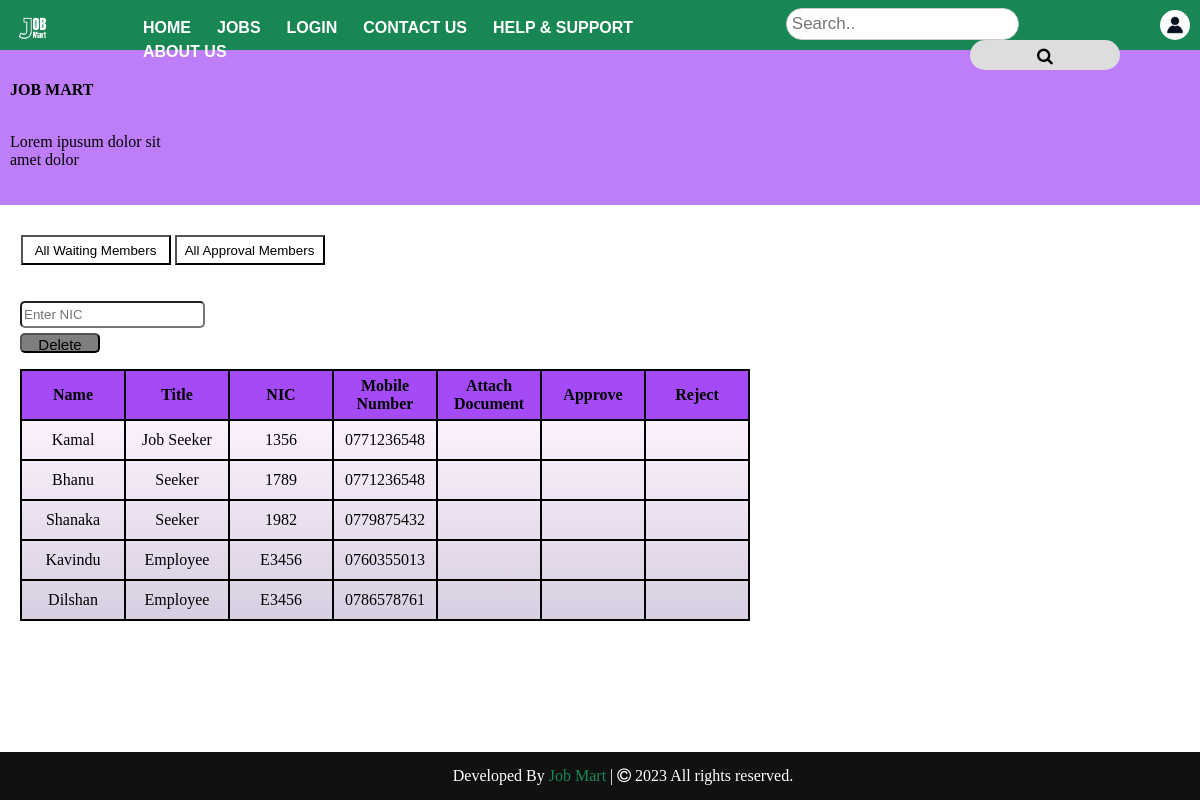
/php/MemberApproval.php, run on the app's committed database.
### tables this page shows
CREATE TABLE `memberapproval` (
  `id` int NOT NULL AUTO_INCREMENT,
  `name` varchar(45) DEFAULT NULL,
  `title` varchar(45) DEFAULT NULL,
  `nic` char(12) DEFAULT NULL,
  `mobileNumber` varchar(45) DEFAULT NULL,
  `attachDocument` varchar(45) DEFAULT NULL,
  `approve` varchar(45) DEFAULT NULL,
  `reject` varchar(45) DEFAULT NULL,
  PRIMARY KEY (`id`)
);

### php/MemberApproval.php (the view, shortened to what this page needs)
<?php
$servername = "localhost";
$username = "root";
$password = "12345";
$database = "job_post";
$dbconn = new mysqli($servername, $username, $password, $database);
$query = "Select * from memberapproval";
$result = $dbconn->query($query);
?>
<html>
<head>
    <link rel="stylesheet" href="https://cdnjs.cloudflare.com/ajax/libs/font-awesome/4.7.0/css/font-awesome.min.css">
    <link rel="stylesheet" href="../CSS/MemberApproval.css">
</head>
<body>
<header>
    <div class="nav-logo">
        <div class="logo">
            <img src="../Images/J%20(4).png" alt="Logo">
        </div>
        <div class="navbar">
            <ul>
                <li><a href="/Users/a.ssaneef/Desktop/IWT homepage/first.html">HOME</a></li>
                <li><a href="#">JOBS</a></li>
                <li><a href="#">LOGIN</a></li>
                <li><a href="#">CONTACT US</a></li>
                <li><a href="#">HELP & SUPPORT</a></li>
                <li><a href="#">ABOUT US</a></li>
            </ul>
        </div>
        <div class="search-bar">
            <form action="/action_page.php">
                <input type="text" placeholder="Search.." name="search">
                <button type="submit"><i class="fa fa-search"></i></button>
            </form>
        </div>
        <div class="user">
            <a href="#"><img src="../Images/user.jpeg" alt="Avatar"></a>
        </div>
    </div>
    <div class="hedder">
        <h4>JOB MART</h4>
        <p>
            Lorem ipusum dolor sit<br>
            amet dolor
        </p>
    </div>
</header>
<article>
    <div class="buttongroup">
        <button class="button1">All Waiting Members</button>
        <button class="button2">All Approval Members</button>
    </div>
    <div class="tb">
        <div class="delete">
            <form action="MemberDelete.php" method="post">
                <input type="text" placeholder="Enter NIC" id="nic" name="nic">
                <br>
                <button class="delete-btn">Delete</button>
            </form>
        </div>
        <table class="table">
            <thead class="thead">
            <tr>
                <th>Name</th>
                <th>Title</th>
                <th>NIC</th>
                <th>Mobile Number</th>
                <th>Attach Document</th>
                <th>Approve</th>
                <th>Reject</th>
            </tr>
            </thead>
            <tbody class="tbody">
            <?php
            if ($result) {
                while ($data = $result->fetch_assoc()) {
                    $name = $data['name'];
                    $title = $data['title'];
                    $nic = $data['nic'];
                    $mobileNumber = $data['mobileNumber'];
                    $attachDocument = $data['attachDocument'];
                    $approve = $data['approve'];
                    $reject = $data['reject'];
                    echo '
                     <tr>
                     <td>' . $name . '</td>
                     <td>' . $title . '</td>
                     <td>' . $nic . '</td>
                     <td>' . $mobileNumber . '</td>
                     <td>' . $attachDocument . '</td>
                     <td>' . $approve . '</td>
                     <td>' . $reject . '</td>
</tr>
                    ';
                }
            }
            ?>
            </tbody>
        </table>
    </div>
</article>
<footer>
    <div class="footer">
            <span>Developed By <a href="">Job Mart</a> | <span class="fa fa-copyright"></span> 2023 All rights
                reserved.</span>
    </div>
</footer>
</body>
</html>

### css/MemberApproval.css (style rules this page uses)
.button1 { background-color: rgb(255, 255, 255); margin-left: 0.5px; }
.button2 { background-color: rgb(255, 255, 255); margin-right: 10px; }
.tb { padding-top: 3%; padding-left: 20px; }
.thead { background-color: rgb(164, 75, 247); }
.tbody { background: linear-gradient(to bottom, #fcf2fe 0%, #d7cee1 100%); }
.table, td, th { border: 2px solid; border-collapse: collapse; }
th { height: 50px; width: 100px; }
td { height: 40px; width: 100px; text-align: center; align-items: center; }
.hedder { background-color: rgb(190, 126, 250); width: 100%; height: 150px; margin-bottom: 20px; padding-top: 5px; }
.buttongroup { padding-top: 10px; padding-left: 20px; }
p { padding-top: 0.1px; padding-left: 10px; }
button { width: 150px; height: 30px; }
h4 { width: 150px; height: 30px; padding-left: 10px; padding-top: 5px; }
.footer { background: #111; padding: 15px 23px; color: #fff; text-align: center; position: fixed; left: 0; bottom: 0; width: 100%; color: white; }
.footer span a { color: #198754; text-decoration: none; }
body { margin: 0; padding: 0; }
.nav-logo { display: flex; background-color: #188754; padding-left: 14px; height: 50px; }
.nav-logo .logo img { padding-top: 8px; height: 41px; }
.nav-logo .navbar { list-style-type: none; padding-left: 30px; }
.nav-logo .navbar ul li { display: inline; float: left; padding-left: 10px; text-decoration: none; font-weight: bold; font-family: Arial, Helvetica, sans-serif; align-items: center; }
.nav-logo .navbar li a { display: block; color: white; text-align: center; text-decoration: none; padding: 3px 8px; }
.nav-logo .search-bar { float: right; margin-left: 120px; padding-top: 8px; }
.nav-logo .search-bar input[type=text] { padding: 6px; font-size: 17px; border: none; }
.nav-logo .search-bar button { float: right; padding: 6px 10px; background: #ddd; font-size: 17px; border: none; cursor: pointer; }
.nav-logo .user img { padding: 10px; border-radius: 50%; width: 30px; margin-left: 30px; }
.nav-logo .search-bar input[type=text] { padding: 5px; font-size: 17px; border: none; border: 1px solid #ccc; border-radius: 20px; }
.nav-logo .search-bar button { float: right; padding: 6px 10px; background: #ddd; font-size: 17px; border: none; cursor: pointer; border-radius: 20px; }
.delete-btn { background-color: #817e7e; border-radius: 5px; font-size: 15px; width: 80px; height: 20px; margin-top: 5px; }
#nic { border-radius: 5px; height: 27px; }

### data on the page
memberapproval: name "Kamal", title "Job Seeker", nic "1356", mobileNumber "0771236548"
memberapproval: name "Bhanu", title "Seeker", nic "1789", mobileNumber "0771236548"
memberapproval: name "Shanaka", title "Seeker", nic "1982", mobileNumber "0779875432"
memberapproval: name "Kavindu", title "Employee", nic "E3456", mobileNumber "0760355013"
memberapproval: name "Dilshan", title "Employee", nic "E3456", mobileNumber "0786578761"
